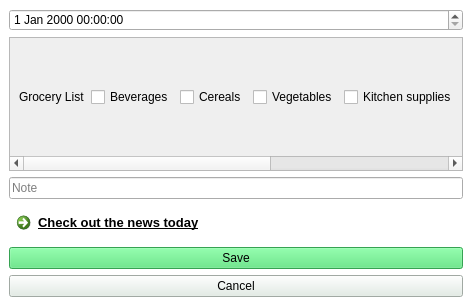
<?xml version="1.0" encoding="UTF-8"?>
<ui version="4.0">
 <class>MainWindow</class>
 <widget class="QMainWindow" name="MainWindow">
  <property name="geometry">
   <rect>
    <x>0</x>
    <y>0</y>
    <width>472</width>
    <height>306</height>
   </rect>
  </property>
  <property name="windowTitle">
   <string>MainWindow</string>
  </property>
  <property name="styleSheet">
   <string notr="true">QMainWindow{
background-color:white;
}</string>
  </property>
  <widget class="QWidget" name="centralwidget">
   <layout class="QVBoxLayout" name="verticalLayout">
    <item>
     <widget class="QDateTimeEdit" name="dateTimeEdit"/>
    </item>
    <item>
     <widget class="QScrollArea" name="scrollArea">
      <property name="widgetResizable">
       <bool>true</bool>
      </property>
      <widget class="QWidget" name="scrollAreaWidgetContents">
       <property name="geometry">
        <rect>
         <x>0</x>
         <y>0</y>
         <width>693</width>
         <height>115</height>
        </rect>
       </property>
       <layout class="QHBoxLayout" name="horizontalLayout">
        <item>
         <widget class="QLabel" name="label">
          <property name="text">
           <string>Grocery List</string>
          </property>
         </widget>
        </item>
        <item>
         <widget class="QCheckBox" name="checkBox">
          <property name="text">
           <string>Beverages</string>
          </property>
         </widget>
        </item>
        <item>
         <widget class="QCheckBox" name="checkBox_2">
          <property name="text">
           <string>Cereals</string>
          </property>
         </widget>
        </item>
        <item>
         <widget class="QCheckBox" name="checkBox_3">
          <property name="text">
           <string>Vegetables</string>
          </property>
         </widget>
        </item>
        <item>
         <widget class="QCheckBox" name="checkBox_4">
          <property name="text">
           <string>Kitchen supplies</string>
          </property>
         </widget>
        </item>
        <item>
         <widget class="QCheckBox" name="checkBox_5">
          <property name="text">
           <string>Bathroom supplies</string>
          </property>
         </widget>
        </item>
        <item>
         <widget class="QCheckBox" name="checkBox_6">
          <property name="text">
           <string>Toiletries</string>
          </property>
         </widget>
        </item>
        <item>
         <widget class="QCheckBox" name="checkBox_7">
          <property name="text">
           <string>Dog Essentials</string>
          </property>
         </widget>
        </item>
       </layout>
      </widget>
     </widget>
    </item>
    <item>
     <widget class="QLineEdit" name="lineEdit">
      <property name="text">
       <string/>
      </property>
      <property name="readOnly">
       <bool>false</bool>
      </property>
      <property name="placeholderText">
       <string notr="true">Note</string>
      </property>
      <property name="clearButtonEnabled">
       <bool>false</bool>
      </property>
     </widget>
    </item>
    <item>
     <widget class="QCommandLinkButton" name="commandLinkButton">
      <property name="font">
       <font>
        <family>Segoe UI</family>
        <pointsize>10</pointsize>
        <underline>true</underline>
       </font>
      </property>
      <property name="styleSheet">
       <string notr="true">QCommandLinkButton{
text-decoration: underline;
}</string>
      </property>
      <property name="text">
       <string>Check out the news today</string>
      </property>
     </widget>
    </item>
    <item>
     <widget class="QPushButton" name="pushButton">
      <property name="styleSheet">
       <string notr="true">QPushButton {
background-color:#4be373;
}</string>
      </property>
      <property name="text">
       <string>Save</string>
      </property>
     </widget>
    </item>
    <item>
     <widget class="QPushButton" name="pushButton_2">
      <property name="styleSheet">
       <string notr="true">QPushButton{
background-color:#e1ede4;
}</string>
      </property>
      <property name="text">
       <string>Cancel</string>
      </property>
     </widget>
    </item>
   </layout>
  </widget>
 </widget>
 <resources/>
 <connections/>
</ui>
